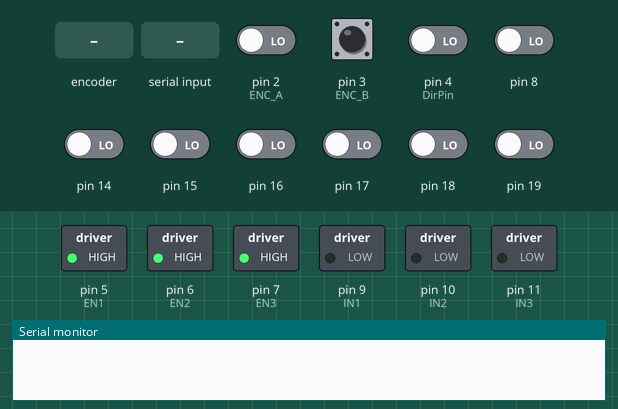
Simulated run of this sketch. Board: Arduino Uno, built with avr-gcc and run on an emulated ATmega328P. Parts: switched loads named in the sketch (green lamp = pin HIGH), the last lines printed to the serial monitor. Dashed ring = blinking. Inputs (shaded band) come from the test bench; at power-on: pin 3 (ENC_B) HIGH, pin 2 (ENC_A), pin 4 (DirPin), pin 8, pin 14–19 LOW.

Above: at 3.2 s.
3.3 s: rotary encoder on pin 2 (ENC_A) / pin 3 (ENC_B) turned 3 steps (first pin leading)
At 3.59 s:
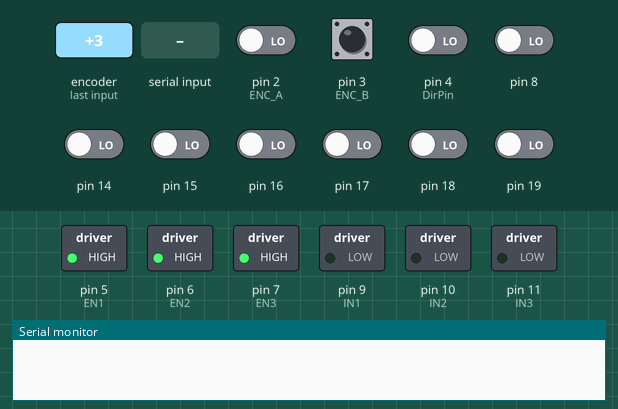
6.3 s: rotary encoder on pin 2 (ENC_A) / pin 3 (ENC_B) turned 2 steps (second pin leading)
At 7.12 s:
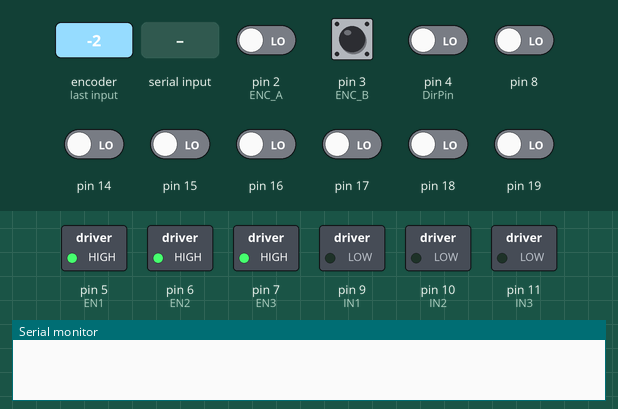
9.7 s: "30,150\n" received over Serial
12.7 s: rotary encoder on pin 2 (ENC_A) / pin 3 (ENC_B) turned 1 step (first pin leading)
At 13.07 s:
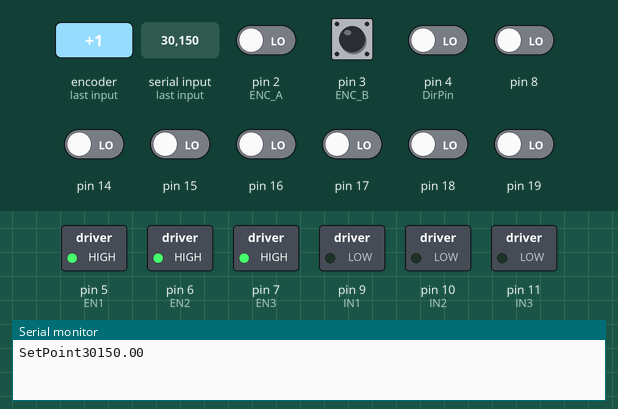
Timing chart, 0 to 16.9 s (numbered marks = the images above; inputs shaded):
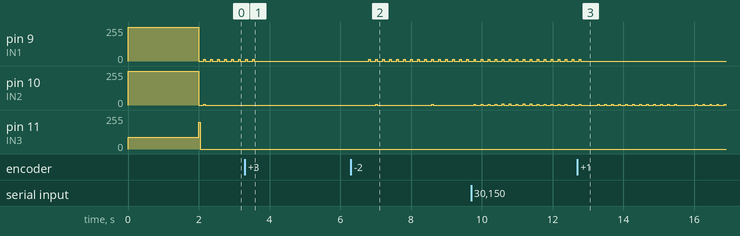

Measured:
- after the input at 3.3 s, pin 9 (IN1): goes on until 3.6 s, then stays 0/255; pin 10 (IN2): stops changing and stays 0/255
- after the input at 6.3 s, pin 10 (IN2): alternates 6/255 for 0.04 s and 0/255 for 1.5 s, starting after 0.70 s
- after the input at 12.7 s, pin 9 (IN1): goes on until 12.8 s, then stays 0/255; pin 11 (IN3): stops changing and stays 0/255
- by itself, pin 9 (IN1): alternates 13/255 for 0.04 s and 0/255 for 0.16 s

The sketch:

Linear_Motor_Steuerung.ino
```cpp
#include <PID_v1.h>

#define ENC_A 2
#define ENC_B 3

volatile int encoder0Pos = 0;

#define EN1 5
#define EN2 6
#define EN3 7

#define IN1 9
#define IN2 10
#define IN3 11

#define DirPin 4
#define StepPin 12

double Setpoint, Input, Output;
PID myPID(&Input, &Output, &Setpoint,2,5,1, DIRECT);

// SPWM (Sine Wave)
//const int pwmSin[72] = {127, 138, 149, 160, 170, 181, 191, 200, 209, 217, 224, 231, 237, 242, 246, 250, 252, 254, 254, 254, 252, 250, 246, 242, 237, 231, 224, 217, 209, 200, 191, 181, 170, 160, 149, 138, 127, 116, 105, 94, 84, 73, 64, 54, 45, 37, 30, 23, 17, 12, 8, 4, 2, 0, 0, 0, 2, 4, 8, 12, 17, 23, 30, 37, 45, 54, 64, 73, 84, 94, 105, 116 };

// SVPWM (Space Vector Wave)
const int pwmSin[] = {128, 132, 136, 140, 143, 147, 151, 155, 159, 162, 166, 170, 174, 178, 181, 185, 189, 192, 196, 200, 203, 207, 211, 214, 218, 221, 225, 228, 232, 235, 238, 239, 240, 241, 242, 243, 244, 245, 246, 247, 248, 248, 249, 250, 250, 251, 252, 252, 253, 253, 253, 254, 254, 254, 255, 255, 255, 255, 255, 255, 255, 255, 255, 255, 255, 255, 255, 254, 254, 254, 253, 253, 253, 252, 252, 251, 250, 250, 249, 248, 248, 247, 246, 245, 244, 243, 242, 241, 240, 239, 238, 239, 240, 241, 242, 243, 244, 245, 246, 247, 248, 248, 249, 250, 250, 251, 252, 252, 253, 253, 253, 254, 254, 254, 255, 255, 255, 255, 255, 255, 255, 255, 255, 255, 255, 255, 255, 254, 254, 254, 253, 253, 253, 252, 252, 251, 250, 250, 249, 248, 248, 247, 246, 245, 244, 243, 242, 241, 240, 239, 238, 235, 232, 228, 225, 221, 218, 214, 211, 207, 203, 200, 196, 192, 189, 185, 181, 178, 174, 170, 166, 162, 159, 155, 151, 147, 143, 140, 136, 132, 128, 124, 120, 116, 113, 109, 105, 101, 97, 94, 90, 86, 82, 78, 75, 71, 67, 64, 60, 56, 53, 49, 45, 42, 38, 35, 31, 28, 24, 21, 18, 17, 16, 15, 14, 13, 12, 11, 10, 9, 8, 8, 7, 6, 6, 5, 4, 4, 3, 3, 3, 2, 2, 2, 1, 1, 1, 1, 1, 1, 1, 1, 1, 1, 1, 1, 1, 2, 2, 2, 3, 3, 3, 4, 4, 5, 6, 6, 7, 8, 8, 9, 10, 11, 12, 13, 14, 15, 16, 17, 18, 17, 16, 15, 14, 13, 12, 11, 10, 9, 8, 8, 7, 6, 6, 5, 4, 4, 3, 3, 3, 2, 2, 2, 1, 1, 1, 1, 1, 1, 1, 1, 1, 1, 1, 1, 1, 2, 2, 2, 3, 3, 3, 4, 4, 5, 6, 6, 7, 8, 8, 9, 10, 11, 12, 13, 14, 15, 16, 17, 18, 21, 24, 28, 31, 35, 38, 42, 45, 49, 53, 56, 60, 64, 67, 71, 75, 78, 82, 86, 90, 94, 97, 101, 105, 109, 113, 116, 120, 124};

#define ARRAYSIZE sizeof(pwmSin)/sizeof(int)

enum phase {PHASE1, PHASE2, PHASE3};
int phasePwmIndex[3];

int *pos_U, *pos_V, *pos_W;

int commutationPWMOffset = 24;

//This distance is the difference between two magnets with the same polarity.
const double phaseDistance = 27;

double position_in_mm = 0; // (encoder0Pos) / 40.00;
String inString = "";

void setup()
{
  commutationPWMOffset = ARRAYSIZE/3;

  phasePwmIndex[0] = 0;
  phasePwmIndex[1] = commutationPWMOffset;
  phasePwmIndex[2] = (2*commutationPWMOffset);

  *pos_U = pwmSin + phasePwmIndex[0];
  *pos_V = pwmSin + phasePwmIndex[1];
  *pos_W = pwmSin + phasePwmIndex[2];

  pinMode(ENC_A, INPUT);
  pinMode(ENC_B, INPUT);

  attachInterrupt(0, isrA, CHANGE);
  attachInterrupt(1, isrB, CHANGE);

  //Increase PWM frequency to 32 kHz  (make inaudible)
  setPwmFrequency(IN1);
  setPwmFrequency(IN2);
  setPwmFrequency(IN3);

  pinMode(IN1, OUTPUT);
  pinMode(IN2, OUTPUT);
  pinMode(IN3, OUTPUT);
  pinMode(EN1, OUTPUT);
  pinMode(EN2, OUTPUT);
  pinMode(EN3, OUTPUT);


  digitalWrite(EN1, HIGH);
  digitalWrite(EN2, HIGH);
  digitalWrite(EN3, HIGH);

  analogWrite(IN1,*pos_U);
  analogWrite(IN2,*pos_V);
  analogWrite(IN3,*pos_W);

  //wait for 2 seconds for forcer to settle in position
  delay(2000);

  encoder0Pos = 0;

  analogWrite(IN1,0);
  analogWrite(IN2,0);
  analogWrite(IN3,0);

  myPID.SetOutputLimits(-1000, 1000);
  myPID.SetMode(AUTOMATIC);
  myPID.SetSampleTime(1);
  myPID.SetTunings(15,0,0.4);
  Serial.begin(115200);
}


void loop()
{
  //Read Setpoint from serial communication
  if(Serial.available() > 0)
  {
    int inChar = Serial.read();
    if (isDigit(inChar))
    {
      inString += (char)inChar;
    }
    if (inChar == '\n')
    {
      Setpoint = inString.toInt();
      Serial.print("SetPoint");
      Serial.println(Setpoint);
      inString = "";
    }
  }
  Input = encoder0Pos / 40.00;
  myPID.Compute();
  drive(Output/1000);
}

void drive(double scale_factor)
{
  if(scale_factor < 0.00)
  {
    //linear scale Y = x * (ymax - ymin)/(xmax - xmin) + offset
    scale_factor = (-scale_factor - 0.00) * (1.0 - 0.1) / (1.00 - 0.00) + 0.1;

    int offset = -(phasePwmIndex[0] - berechne() + commutationPWMOffset);
    shift(&pos_U, offset, ARRAYSIZE, PHASE1);
    shift(&pos_V, offset, ARRAYSIZE, PHASE2);
    shift(&pos_W, offset, ARRAYSIZE, PHASE3);

    analogWrite(IN1,*pos_U * scale_factor);
    analogWrite(IN2,*pos_V * scale_factor);
    analogWrite(IN3,*pos_W * scale_factor);
  }
  else if(scale_factor > 0.00)
  {
    scale_factor = (scale_factor - 0.00) * (1.0 - 0.1) / (1.00 - 0.00) + 0.1;
    int offset = (phasePwmIndex[0] + berechne() + commutationPWMOffset);
    shift(&pos_U, offset, ARRAYSIZE, PHASE1);
    shift(&pos_V, offset, ARRAYSIZE, PHASE2);
    shift(&pos_W, offset, ARRAYSIZE, PHASE3);

    analogWrite(IN1,*pos_U * scale_factor);
    analogWrite(IN2,*pos_V * scale_factor);
    analogWrite(IN3,*pos_W * scale_factor);
  }
}

int berechne()
{
  double position_in_mm = encoder0Pos / 40.00;
  int multiple = position_in_mm / phaseDistance;
  double phaseshift_mm = position_in_mm - (multiple * phaseDistance);
  return ((phaseshift_mm - 0) * (72 - 0) / (phaseDistance - 0) + 0);
}

//######################## Shift-Array########################
void shift(int **pwm_sin, int shift_distance, int array_size, phase phase_number)
{
  if(shift_distance != array_size)
  {
    if(shift_distance > 0)
    {
      if(phasePwmIndex[phase_number] + shift_distance < array_size)
      {
        *pwm_sin = *pwm_sin + shift_distance;
         phasePwmIndex[phase_number] += shift_distance;
      }
      else
      {
        int temp =phasePwmIndex[phase_number] + shift_distance - array_size;
        *pwm_sin = *pwm_sin - phasePwmIndex[phase_number];
        *pwm_sin = *pwm_sin + temp;
        phasePwmIndex[phase_number] = temp;
      }
    }
    else if(shift_distance < 0)
    {
      int temp_distance = array_size + shift_distance;
      shift(pwm_sin, temp_distance , array_size, phase_number);
    }
  }
}


//########################### ENCODER-INTERRUPT#########################################
void isrA()
{
  if (bitRead(PIND, ENC_B) != bitRead(PIND, ENC_A))
  {
    encoder0Pos++;
  }
  else
  {
    encoder0Pos--;
  }
}

void isrB()
{
  if (bitRead(PIND, ENC_A) == bitRead(PIND, ENC_B))
  {
    encoder0Pos++;
  }
  else
  {
    encoder0Pos--;
  }
}

//#################### PWM-Motor#######################
void setPwmFrequency(int pin) {
  if(pin == 5 || pin == 6 || pin == 9 || pin == 10) {
    if(pin == 5 || pin == 6) {
      TCCR0B = TCCR0B & 0b11111000 | 0x01;
    } else {
      TCCR1B = TCCR1B & 0b11111000 | 0x01;
    }
  }
  else if(pin == 3 || pin == 11) {
    TCCR2B = TCCR2B & 0b11111000 | 0x01;
  }
}
```
